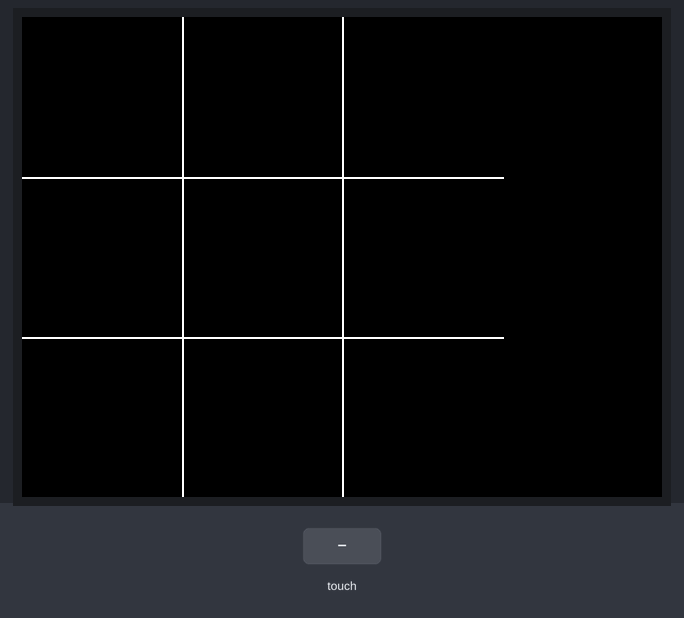
Bench run of a sketch on a simulated Arduino Uno, built with avr-gcc and run on an emulated ATmega328P. Parts: 320×240 colour display. Inputs (shaded band) come from the test bench.

Above: at 1.4 s.
1.5 s: touch panel pressed at 13 % / 10 % of its raw x / y range
At 2.4 s:
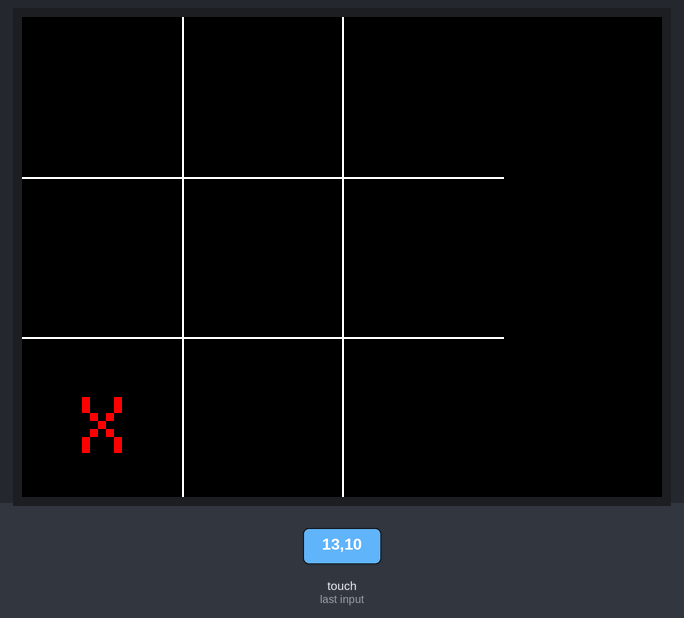
3.0 s: touch panel pressed at 38 % / 10 % of its raw x / y range
At 3.6 s:
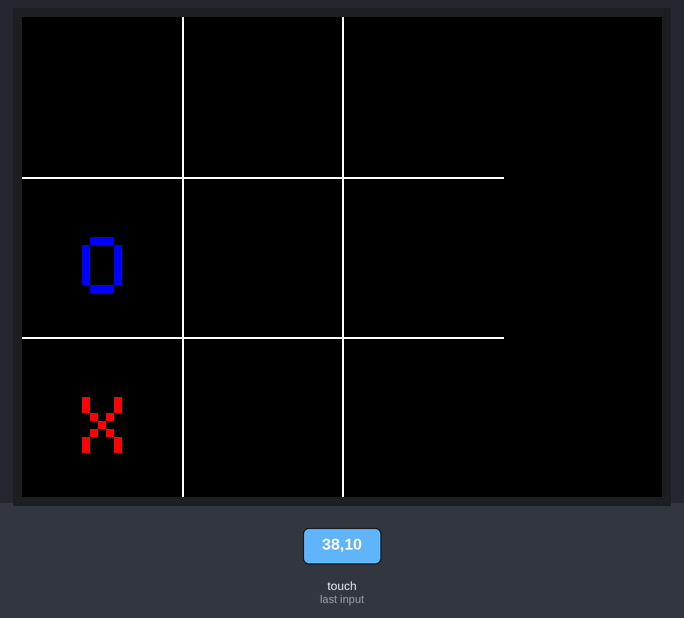
4.5 s: touch panel pressed at 87 % / 10 % of its raw x / y range
At 5.9 s:
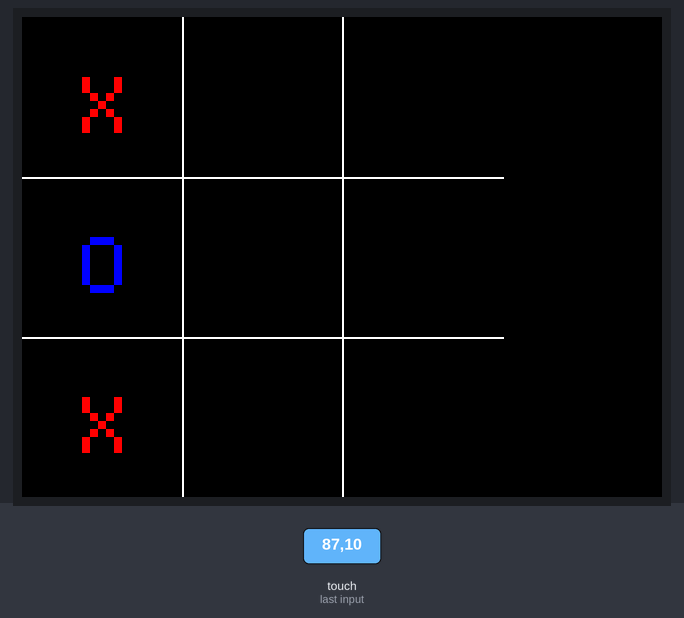
Timing chart, 0 to 7.5 s (numbered marks = the images above; inputs shaded):
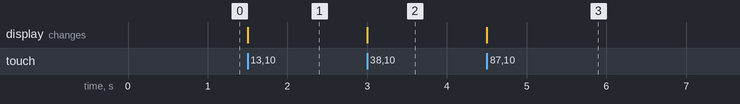

The sketch:

XandO.ino
```cpp
#include <MCUFRIEND_kbv.h>
#include <TouchScreen.h>
#include <Adafruit_GFX.h>

// Create TFT object
MCUFRIEND_kbv tft;

// TouchScreen pins
#define YP A2
#define XM A3
#define YM 8
#define XP 9

// TouchScreen calibration values (adjust for your screen)
#define TS_MINX 940
#define TS_MAXX 84
#define TS_MINY 131
#define TS_MAXY 904

// Initialize touchscreen with resistance value (300 ohms typical)
TouchScreen ts = TouchScreen(XP, YP, XM, YM, 300);

// Define minimum and maximum valid touch pressure
#define MINPRESSURE 1
#define MAXPRESSURE 1000

// Colors
#define BLACK   0x0000
#define WHITE   0xFFFF
#define RED     0xF800
#define GREEN   0x07E0
#define BLUE    0x001F

// Game variables
char board[3][3];  // Game board state (3x3)

bool playerX = true;  // true = X, false = O


void setup() {
  Serial.begin(9600);
  uint16_t ID = tft.readID();
  tft.begin(ID);
  tft.setRotation(1);
  tft.fillScreen(BLACK);

  drawGrid();
  resetBoard();
}

void loop() {
  TSPoint p = ts.getPoint(); // Get touch point

  // Restore pins for display use after touch reading
  pinMode(XM, OUTPUT);
  pinMode(YP, OUTPUT);

  if (p.z > MINPRESSURE && p.z < MAXPRESSURE) {         // If touch is valid
    int x = map(p.y, TS_MINY, TS_MAXY, 0, tft.width()); // Convert X coord
    int y = map(p.x, TS_MINX, TS_MAXX, 0, tft.height()); // Convert Y coord

    int col = x / 80;  // Convert pixel X to column (0–2)
    int row = y / 80;   // Convert pixel Y to row (0–2)

    // If within grid and the cell is empty
    if (row < 3 && col < 3 && board[row][col] == ' ') {
      board[row][col] = playerX ? 'X' : 'O';  // Place symbol
      drawSymbol(row, col, board[row][col]);   // Draw symbol on screen
      if (checkWinner()) {
        tft.fillScreen(BLACK);
        tft.setTextColor(WHITE);
        tft.setTextSize(3);
        tft.setCursor(60, 100);
        tft.print("Player ");
        tft.print(playerX ? 'X' : 'O');
        tft.println(" Wins!");
        delay(3000);
        tft.fillScreen(BLACK);
        drawGrid();
        resetBoard();
      } else if (isBoardFull()) {
        tft.fillScreen(BLACK);
        tft.setTextColor(WHITE);
        tft.setTextSize(3);
        tft.setCursor(60, 100);
        tft.print("Draw Game!");
        delay(3000);
        tft.fillScreen(BLACK);
        drawGrid();
        resetBoard();
      } else {
        playerX = !playerX; // Switch player
      }
    }

    delay(300);
  }
}

// Draws the 3x3 Tic Tac Toe grid lines
void drawGrid() {
  tft.drawLine(80, 0, 80, 240, WHITE);    // Vertical line 1
  tft.drawLine(160, 0, 160, 240, WHITE);  // Vertical line 2
  tft.drawLine(0, 80, 240, 80, WHITE);    // Horizontal line 1
  tft.drawLine(0, 160, 240, 160, WHITE);  // Horizontal line 2
}

// Draws 'X' or 'O' in the specified cell
void drawSymbol(int row, int col, char symbol) {
  int x = col * 80 + 30;  // X position of symbol
  int y = row * 80 + 30;  // Y position of symbol
  tft.setTextColor(symbol == 'X' ? RED : BLUE); // Color for X or O
  tft.setTextSize(4);  // Text size for symbol
  tft.setCursor(x, y);  // Set cursor to position
  tft.print(symbol);   // Draw symbol
}

// Clears the board and sets all cells to empty
void resetBoard() {
  for (int r = 0; r < 3; r++)
    for (int c = 0; c < 3; c++)
      board[r][c] = ' ';
  playerX = true;  // Start with player X
}

// Checks if there's a winning combination on the board
bool checkWinner() {
  for (int i = 0; i < 3; i++) {
    // Check rows
    if (board[i][0] != ' ' &&
        board[i][0] == board[i][1] &&
        board[i][1] == board[i][2]) return true;

     // Check columns
    if (board[0][i] != ' ' &&
        board[0][i] == board[1][i] &&
        board[1][i] == board[2][i]) return true;
  }
   // Check diagonals
  if (board[0][0] != ' ' &&
      board[0][0] == board[1][1] &&
      board[1][1] == board[2][2]) return true;

  if (board[0][2] != ' ' &&
      board[0][2] == board[1][1] &&
      board[1][1] == board[2][0]) return true;

  return false;  // No winner
}
// Checks if all cells are filled
bool isBoardFull() {
  for (int r = 0; r < 3; r++)
    for (int c = 0; c < 3; c++)
      if (board[r][c] == ' ')
        return false; // At least one cell is empty
  return true; // All cells are filled
}
```

Measured:
- after the input at 1.5 s, the display: changes at once (image 1)
- after the input at 3.0 s, the display: changes at once (image 2)
- after the input at 4.5 s, the display: changes at once (image 3)
